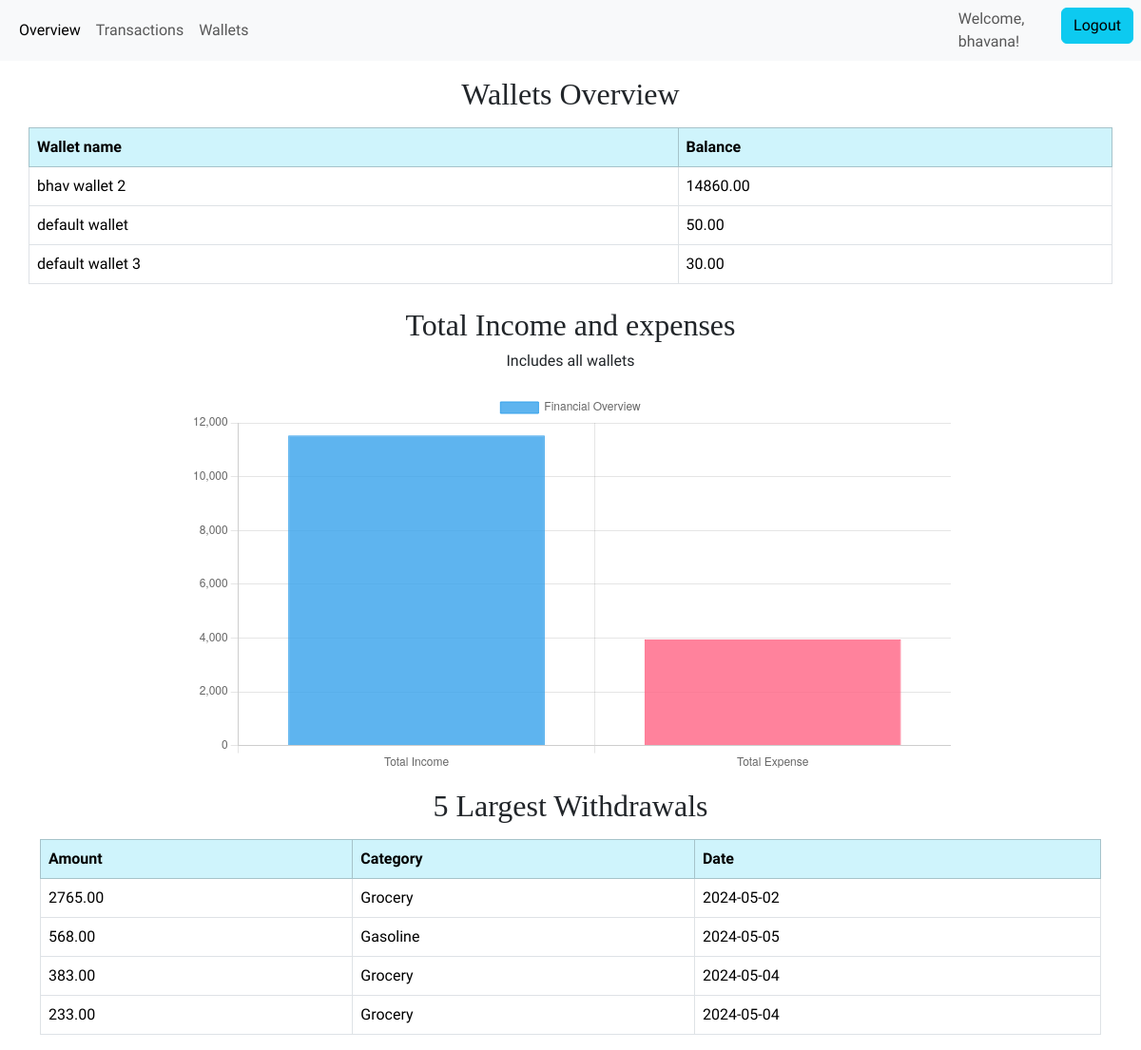
The page /personal/overview (signed in) on the database as committed earlier.
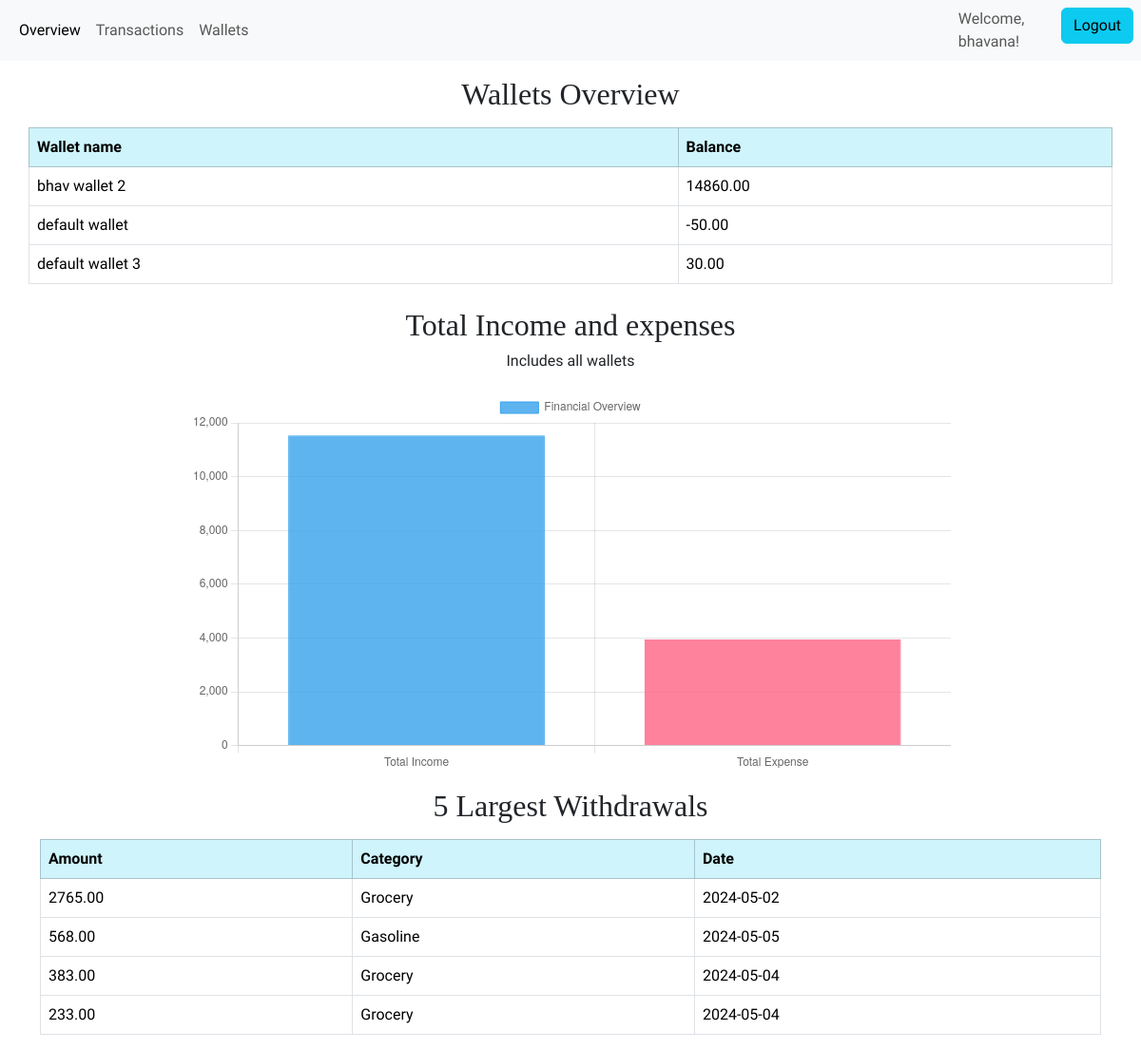
The same page on the database as committed later.
### expense_tracker/models.py (models this page shows, shortened)
class Wallet(models.Model):
    user = models.ForeignKey(
        User, on_delete=models.CASCADE
    )  # Link to the user's account
    name = models.CharField(max_length=100, default="default wallet")  # Wallet name
    balance = models.DecimalField(
        max_digits=10, decimal_places=2, default=0.00
    )  # Initial balance
    class Meta:
        unique_together = [('user', 'name')]

class Category(models.Model):
    name = models.CharField(max_length=100, unique=True)  # Unique category name

### expense_tracker/views.py (the view)
# urls.py: path('personal/overview',views.overview,name="overview"),
@login_required
def overview(request):
    wallets = Wallet.objects.filter(user=request.user)
    expense_by_cat = Transaction.objects.filter(wallet__in=wallets).values('category__name') \
                                        .annotate(total_amount=Sum('amount')) \
                                        .order_by('-total_amount')
    top_transactions = Transaction.objects.filter(is_income=False, wallet__in=wallets).order_by('-amount').values('amount', 'category__name', 'date')[:5]
    totals = Transaction.objects.filter(wallet__in=wallets).aggregate(
        total_income=Sum(Case(
            When(is_income=True, then='amount'),
            default=0,
            output_field=DecimalField()
        )),
        total_expense=Sum(Case(
            When(is_income=False, then='amount'),
            default=0,
            output_field=DecimalField()
        ))
    )
    totals_serialized = json.dumps(totals, default=lambda x: str(x) if isinstance(x, Decimal) else x)
    return render(request, "expense_tracker/overview.html", {
        "wallets": wallets,
        "expense_by_cat": list(expense_by_cat),
        "top_transactions": top_transactions,
        "totals": totals_serialized,
    })

### expense_tracker/templates/expense_tracker/overview.html (shortened to what this page needs)
{% extends "expense_tracker/personal_home.html" %}
{% load static %}
{% block overview %}active{% endblock %}
{% block custom-css-files %}
<link rel="stylesheet" href="https://cdn.jsdelivr.net/npm/charts.css/dist/charts.min.css">
{% endblock %}
{% block content %}
<div class="container my-3">
  <h2 class="text-center">Wallets Overview</h2>
</div>
<table class="container table table-bordered">
  <thead class="table-info">
    <tr>
      <th scope="col">Wallet name</th>
      <th scope="col">Balance</th>
    </tr>
  </thead>
  <tbody>
    {% for wallet in wallets %}
    <tr>
      <td>{{wallet.name}}</td>
      <td>{{ wallet.balance }}</td>
      {% empty %}
        <tr>
            <td colspan="3">No transactions found.</td>
        </tr>
      {% endfor %}
    </tr>
  </tbody>
</table>
<div class="container my-4 text-center">
  <h2 >Total Income and expenses</h2>
  <h6>Includes all wallets</h6>
</div>
<div class="container d-flex justify-content-center" id="mychart_container">
<canvas id="myChart"></canvas>
</div>
<div class="container my-3">
  <h2 class="text-center">5 Largest Withdrawals</h2>
</div>
<div class="container">
<table class="table table-bordered">
    <thead class="table-info">
        <tr>
            <th>Amount</th>
            <th>Category</th>
            <th>Date</th>
        </tr>
    </thead>
    <tbody>
        {% for transaction in top_transactions %}
        <tr>
            <td>{{ transaction.amount }}</td>
            <td>{{ transaction.category__name }}</td>
            <td>{{ transaction.date|date:"Y-m-d" }}</td>
        </tr>
        {% empty %}
        <tr>
            <td colspan="3">No transactions found.</td>
        </tr>
        {% endfor %}
    </tbody>
</table>
</div>
{% endblock %}

### expense_tracker/templates/expense_tracker/personal_home.html (shortened to what this page needs)
{% extends "base.html" %}
{% load static %}
{% block css_files %}
<link rel="stylesheet" href="{% static "expense_tracker/add_btn.css" %}"><link rel="stylesheet" href="https://fonts.googleapis.com/css2?family=Material+Symbols+Outlined:opsz,wght,FILL,GRAD@24,500,0,200" />
<link rel="stylesheet" href="{% static "expense_tracker/add_btn.css" %}">
{% block custom-css-files %} {% endblock %}
{% endblock %}
{% block navbar%}
<div class="container-fluid">
    <div class="collapse navbar-collapse" id="navbarSupportedContent">
        <ul class="navbar-nav  mb-2 mb-lg-0 ">
            <li class="nav-item">
                <a class="nav-link {% block overview %}{% endblock %}" aria-current="page" href="{% url 'overview' %}">Overview</a>
            </li>
        </ul>
        <ul class="navbar-nav  mb-2 mb-lg-0 ">
            <li class="nav-item">
                <a class="nav-link {% block transactions %}{% endblock %}" aria-current="page" href="{% url 'list_transaction' %}">Transactions</a>
            </li>
        </ul>
        <ul class="navbar-nav  mb-2 mb-lg-0 ">
            <li class="nav-item">
                <a class="nav-link {% block wallets %}{% endblock %}" aria-current="page" href="{% url 'list_wallet' %}">Wallets</a>
            </li>
        </ul>
    </div>
</div>
<ul class="navbar-nav  mb-2 mb-lg-0 ">
    <li class="nav-item">
        <span class="navbar-text">
            Welcome, {{ user.username }}!
        </span>
      </li>
    <li class="nav-item">
        <form method="post" action="{% url 'logout' %}">
          <button type="submit" class="btn btn-info mx-2">Logout</button>
      </form>
      </li>
</ul>
{% endblock %}

### templates/base.html (shortened to what this page needs)
{% load static %}
<!DOCTYPE html>
<html lang="en">
<head>
    <link href="https://cdn.jsdelivr.net/npm/bootstrap@5.3.3/dist/css/bootstrap.min.css" rel="stylesheet"
>
    <link rel="stylesheet" href="{% static "expense_tracker/base.css" %}">
    {% block css_files %}{% endblock %}
</head>
<body>
    <header>
        <nav class="navbar navbar-expand-lg bg-body-tertiary align-items-center justify-content-center">
            {% block navbar %}{% endblock %}
        </nav>
    </header>
    <main>
        {% block content %}{% endblock %}
    </main>
</body>
</html>

### expense_tracker/static/expense_tracker/base.css (style rules this page uses)
:root { --font-source-sans: "Source Sans 3", sans-serif; --font-libre-baskerville: "Libre Baskerville", serif; }
body { font-family: var(--font-source-sans); }
*, *::before, *::after { box-sizing: border-box; }
h1, h2, h3 { font-family: var(--font-libre-baskerville); }
h4, h5, h6, p { font-family: var(--font-source-sans); }
.navbar-nav .nav-link { position: relative; transition: all 0.3s ease-in-out; }
#mychart_container { height: 50vh; width: auto; }

Rows that differ between the two databases and show on the page:
changed Wallet "default wallet": balance "50.00" → "-50.00"
